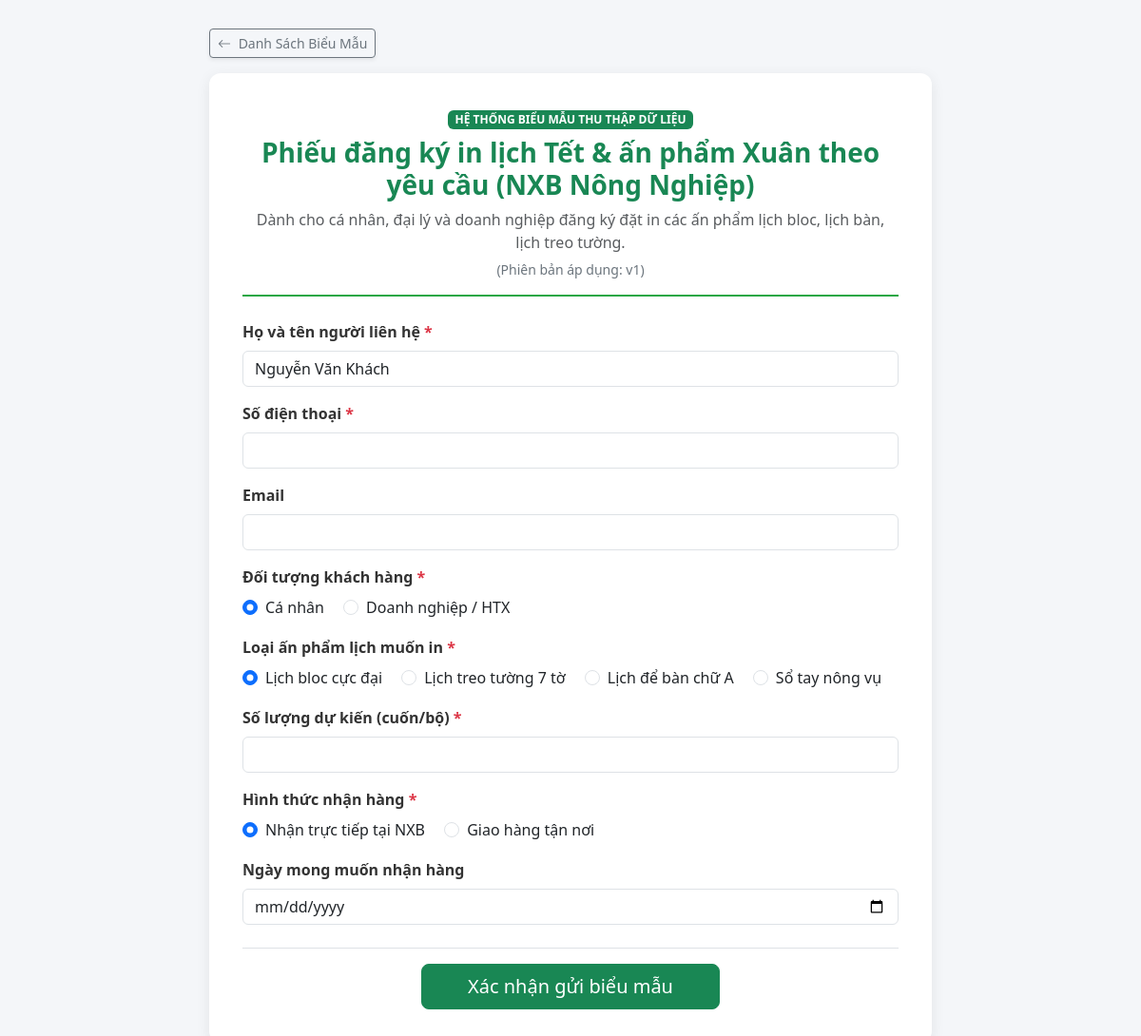
Screenshot of /form.php (signed in) with the database file from the repository.
### tables this page shows
CREATE TABLE `form_versions` (
  `id` int(11) NOT NULL,
  `form_id` int(11) NOT NULL,
  `version_number` int(11) DEFAULT 1,
  `is_active` tinyint(1) DEFAULT 1,
  `created_at` timestamp NOT NULL DEFAULT current_timestamp()
);

CREATE TABLE `forms` (
  `id` int(11) NOT NULL,
  `title` varchar(255) NOT NULL,
  `description` text DEFAULT NULL,
  `created_at` timestamp NOT NULL DEFAULT current_timestamp()
);

CREATE TABLE `fields` (
  `id` int(11) NOT NULL,
  `form_version_id` int(11) NOT NULL,
  `label` varchar(255) NOT NULL,
  `field_type` enum('text','number','date','radio','checkbox') NOT NULL,
  `options_json` text DEFAULT NULL,
  `is_required` tinyint(1) DEFAULT 0,
  `display_order` int(11) DEFAULT 0
);

### form.php (the view, shortened to what this page needs)
<?php
require_once __DIR__ . '/config/db.php';
$form_id = isset($_GET['id']) ? (int)$_GET['id'] : 1;
$stmt = $pdo->prepare("
    SELECT f.id AS form_id, f.title, f.description, v.id AS version_id, v.version_number
    FROM forms f
    JOIN form_versions v ON f.id = v.form_id
    WHERE f.id = ? AND v.is_active = 1
    LIMIT 1
");
$stmt->execute([$form_id]);
$form = $stmt->fetch();
$version_id = $form['version_id'];
$stmt = $pdo->prepare("SELECT * FROM fields WHERE form_version_id = ? ORDER BY display_order ASC");
$stmt->execute([$version_id]);
$fields = $stmt->fetchAll();
?>
<!DOCTYPE html>
<html lang="vi">
<head>
    <link href="https://cdn.jsdelivr.net/npm/bootstrap@5.3.0/dist/css/bootstrap.min.css" rel="stylesheet">
    <link rel="stylesheet" href="https://cdn.jsdelivr.net/npm/bootstrap-icons@1.11.0/font/bootstrap-icons.css">
</head>
<body>
<div class="container">
    <div class="form-wrapper">
        <div class="d-flex justify-content-between align-items-center mb-3">
            <a href="forms.php" class="btn btn-outline-secondary btn-sm shadow-sm">
                <i class="bi bi-arrow-left me-1"></i> Danh Sách Biểu Mẫu
            </a>
        </div>
        <div class="form-container">
            <div class="header-box text-center">
                <span class="badge bg-success mb-2">HỆ THỐNG BIỂU MẪU THU THẬP DỮ LIỆU</span>
                <h3 class="fw-bold text-success"><?= htmlspecialchars($form['title']) ?></h3>
                <p class="text-muted mb-1"><?= htmlspecialchars($form['description']) ?></p>
                <small class="text-secondary">(Phiên bản áp dụng: v<?= $form['version_number'] ?>)</small>
            </div>
            <form method="POST" id="dynamicForm">
                <?php foreach ($fields as $field):
                    $options = !empty($field['options_json']) ? json_decode($field['options_json'], true) : [];
                    $default_value = '';
                    $label_lower = mb_strtolower($field['label'], 'UTF-8');
                    if (isset($_SESSION['fullname']) && (str_contains($label_lower, 'họ và tên') || str_contains($label_lower, 'họ tên') || str_contains($label_lower, 'người liên hệ'))) {
                        $default_value = htmlspecialchars($_SESSION['fullname']);
                    }
                ?>
                    <div class="mb-3 field-group" id="field-wrap-<?= $field['id'] ?>" data-field-id="<?= $field['id'] ?>">
                        <label class="form-label">
                            <?= htmlspecialchars($field['label']) ?>
                            <?php if ($field['is_required']): ?>
                                <span class="text-required">*</span>
                            <?php endif; ?>
                        </label>
                        <?php if ($field['field_type'] === 'text'): ?>
                            <input type="text" name="fields[<?= $field['id'] ?>]" value="<?= $default_value ?>" class="form-control form-input" <?= $field['is_required'] ? 'required' : '' ?>>
                        <?php elseif ($field['field_type'] === 'number'): ?>
                            <input type="number" name="fields[<?= $field['id'] ?>]" class="form-control form-input" <?= $field['is_required'] ? 'required' : '' ?>>
                        <?php elseif ($field['field_type'] === 'date'): ?>
                            <input type="date" name="fields[<?= $field['id'] ?>]" class="form-control form-input" <?= $field['is_required'] ? 'required' : '' ?>>
                        <?php elseif ($field['field_type'] === 'radio'): ?>
                            <div>
                                <?php foreach ($options as $optIndex => $optValue): ?>
                                    <div class="form-check form-check-inline">
                                        <input class="form-check-input form-input" type="radio"
                                               name="fields[<?= $field['id'] ?>]"
                                               id="opt_<?= $field['id'] ?>_<?= $optIndex ?>"
                                               value="<?= htmlspecialchars($optValue) ?>"
                                               <?= ($field['is_required'] && $optIndex === 0) ? 'checked' : '' ?>>
                                        <label class="form-check-label" for="opt_<?= $field['id'] ?>_<?= $optIndex ?>">
                                            <?= htmlspecialchars($optValue) ?>
                                        </label>
                                    </div>
                                <?php endforeach; ?>
                            </div>
                        <?php endif; ?>
                    </div>
                <?php endforeach; ?>
                <div class="text-center mt-4 pt-3 border-top">
                    <button type="submit" class="btn btn-success btn-lg px-5">Xác nhận gửi biểu mẫu</button>
                </div>
            </form>
        </div>
    </div>
</div>
</body>
</html>

### form.php (style rules this page uses)
body { background-color: #f4f6f9; font-family: 'Segoe UI', Tahoma, Geneva, Verdana, sans-serif; animation: smoothFadeIn 0.35s ease-out; }
.form-wrapper { max-width: 760px; margin: 30px auto; }
.form-container { background: #fff; padding: 35px; border-radius: 12px; box-shadow: 0 4px 15px rgba(0,0,0,0.08); }
.header-box { border-bottom: 2px solid #28a745; padding-bottom: 15px; margin-bottom: 25px; }
.form-label { font-weight: 600; color: #333; }
.text-required { color: #dc3545; }

### rows the page displays
form_versions: form.title "Phiếu đăng ký in lịch Tết & ấn phẩm Xuân theo yêu cầu (NXB Nông Nghiệp)", form.description "Dành cho cá nhân, đại lý và doanh nghiệp đăng ký đặt in các ấn phẩm lịch bloc, lịch bàn, lịch treo tường.", version_number "1"
fields: label "Họ và tên người liên hệ", value "Nguyễn Văn Khách"
fields: label "Số điện thoại"
fields: label "Email"
fields: label "Đối tượng khách hàng", is_required "☑ Cá nhân", options_json "Cá nhân", is_required "☐ Doanh nghiệp / HTX", options_json "Doanh nghiệp / HTX"
fields: label "Loại ấn phẩm lịch muốn in", is_required "☑ Lịch bloc cực đại", options_json "Lịch bloc cực đại", is_required "☐ Lịch treo tường 7 tờ", options_json "Lịch treo tường 7 tờ", is_required "☐ Lịch để bàn chữ A", options_json "Lịch để bàn chữ A", is_required "☐ Sổ tay nông vụ", options_json "Sổ tay nông vụ"
fields: label "Số lượng dự kiến (cuốn/bộ)"
fields: label "Hình thức nhận hàng", is_required "☑ Nhận trực tiếp tại NXB", options_json "Nhận trực tiếp tại NXB", is_required "☐ Giao hàng tận nơi", options_json "Giao hàng tận nơi"
fields: label "Ngày mong muốn nhận hàng"
